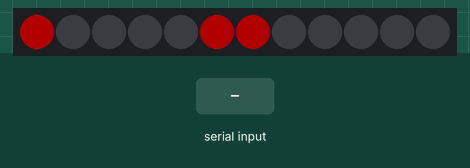
Simulated run of this sketch. Board: Arduino Uno, built with avr-gcc and run on an emulated ATmega328P. Parts: 12 RGB LEDs in strip order, left to right. The test bench sets the inputs (shaded band). Dim RGB values are drawn brighter than linear.

Above: at 1.2 s.
1.3 s: byte 30 received over Serial
At 2.3 s:
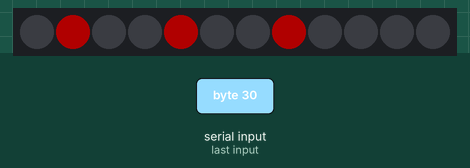
2.8 s: byte 90 received over Serial
At 3.5 s:
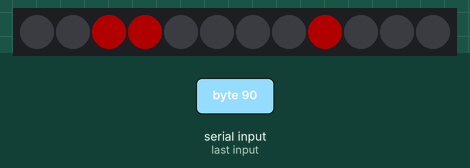
4.3 s: byte 120 received over Serial
At 4.6 s:
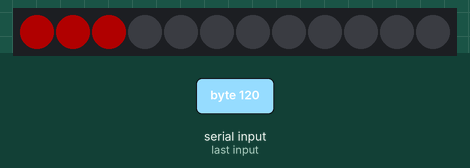
Timing chart, 0 to 7.3 s (numbered marks = the images above; inputs shaded):
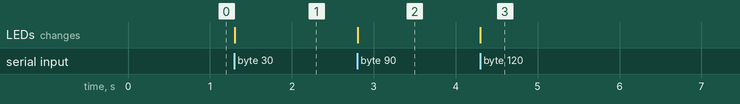

The sketch:

_3_4_display.ino
```cpp
// about: Display something on a selfmade (snakestyle) 3x4 matrix
#include <Adafruit_NeoPixel.h>

// Parameter 1 = number of pixels in strip
// Parameter 2 = pin number (most are valid)
// Parameter 3 = pixel type flags, add together as needed:
//   NEO_RGB     Pixels are wired for RGB bitstream
//   NEO_GRB     Pixels are wired for GRB bitstream
//   NEO_KHZ400  400 KHz bitstream (e.g. FLORA pixels)
//   NEO_KHZ800  800 KHz bitstream (e.g. High Density LED strip)
Adafruit_NeoPixel strip = Adafruit_NeoPixel(12, 1, NEO_GRB + NEO_KHZ800);

int speed = 250;

void setup()
{
  Serial.begin(9600);
  strip.begin();
  strip.show(); // Initialize all pixels to 'off'
}

void loop()
{
  // Some example procedures showing how to display to the pixels:

  uint32_t c = strip.Color(55, 0, 0);
  uint32_t c2 = strip.Color(0, 0, 0);
  showRows(speed, c, c2);
  showLines(speed, c, c2);
  showRowsRew(speed, c, c2);
  showLinesRew(speed, c, c2);
}

void setPixel(int number, uint32_t c)
{
  if (number < strip.numPixels())
  {
    strip.setPixelColor(number, c);
  }
}

void show(boolean wait)
{

  if (!wait)
  {
    boolean next = false;
    while (!next)
    {

      if (Serial.available() > 0)
      {
        // read incoming serial data:
        char inChar = Serial.read();
        // Type the next ASCII value from what you received:
        next = true;
      }
    }
  }
  strip.show();
}

void showRows(int speed, uint32_t c, uint32_t backColor)
{
  for (int i = 0; i < 3; i++)
  {
    setRow(i, c, true);

    delay(speed);
    setRow(i, backColor, false);
  }
}
void showRowsRew(int speed, uint32_t c, uint32_t backColor)
{
  for (int i = 2; i >= 0; i--)
  {
    setRow(i, c, true);

    delay(speed);
    setRow(i, backColor, false);
  }
}

void showLines(int speed, uint32_t c, uint32_t backColor)
{
  for (int i = 0; i < 3; i++)
  {
    setLine(i, c, true);

    //  delay(speed);
    setLine(i, backColor, false);
  }
}
void showLinesRew(int speed, uint32_t c, uint32_t backColor)
{
  for (int i = 2; i >= 0; i--)
  {
    setLine(i, c, true);

    //  delay(speed);
    setLine(i, backColor, false);
  }
}

void setLine(int linenum, uint32_t c, boolean wait)
{

  setPixel(0 + (3 * linenum), c);
  setPixel(1 + (3 * linenum), c);
  setPixel(2 + (3 * linenum), c);
  show(wait);
}
void setRow(int linenum, uint32_t c, boolean wait)
{

  setPixel(0 + (linenum), c);
  setPixel(5 - (linenum), c);
  setPixel(6 + (linenum), c);
  show(wait);
}
```

Measured:
- after the input at 1.3 s, the LEDs: change at once (image 1)
- after the input at 2.8 s, the LEDs: change at once (image 2)
- after the input at 4.3 s, the LEDs: change at once (image 3)
